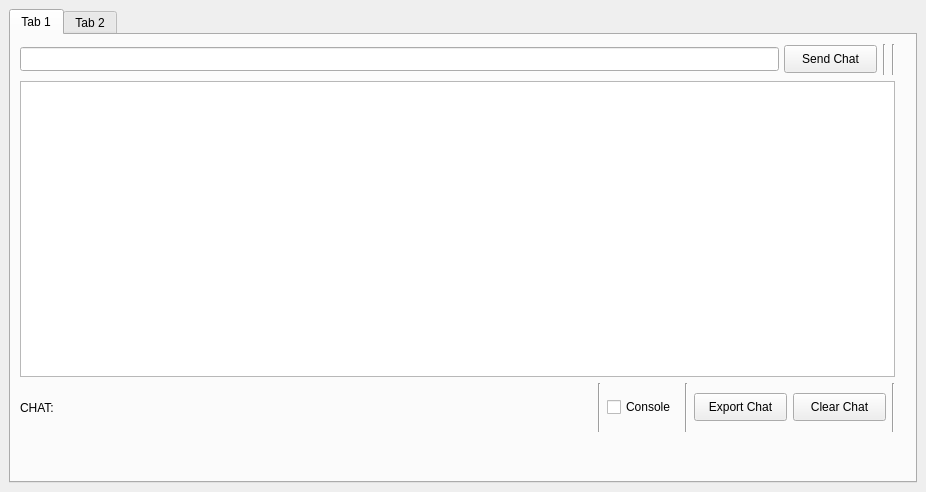
<?xml version="1.0" encoding="UTF-8"?>
<ui version="4.0">
 <class>GeoAgentDockWidgetBase</class>
 <widget class="QDockWidget" name="GeoAgentDockWidgetBase">
  <property name="geometry">
   <rect>
    <x>0</x>
    <y>0</y>
    <width>926</width>
    <height>492</height>
   </rect>
  </property>
  <property name="windowTitle">
   <string>Geo Agent</string>
  </property>
  <widget class="QWidget" name="dockWidgetContents">
   <layout class="QGridLayout" name="gridLayout">
    <item row="0" column="0">
     <widget class="QTabWidget" name="tabWidget">
      <property name="sizePolicy">
       <sizepolicy hsizetype="Expanding" vsizetype="Expanding">
        <horstretch>0</horstretch>
        <verstretch>0</verstretch>
       </sizepolicy>
      </property>
      <property name="minimumSize">
       <size>
        <width>904</width>
        <height>444</height>
       </size>
      </property>
      <property name="currentIndex">
       <number>0</number>
      </property>
      <widget class="QWidget" name="Chat_UI">
       <property name="sizePolicy">
        <sizepolicy hsizetype="Preferred" vsizetype="Preferred">
         <horstretch>0</horstretch>
         <verstretch>0</verstretch>
        </sizepolicy>
       </property>
       <property name="maximumSize">
        <size>
         <width>893</width>
         <height>406</height>
        </size>
       </property>
       <attribute name="title">
        <string>Tab 1</string>
       </attribute>
       <layout class="QGridLayout" name="gridLayout_2">
        <item row="0" column="0">
         <layout class="QHBoxLayout" name="horizontalLayout">
          <item>
           <widget class="QLineEdit" name="Question_box">
            <property name="sizePolicy">
             <sizepolicy hsizetype="Expanding" vsizetype="Fixed">
              <horstretch>0</horstretch>
              <verstretch>0</verstretch>
             </sizepolicy>
            </property>
            <property name="minimumSize">
             <size>
              <width>759</width>
              <height>24</height>
             </size>
            </property>
           </widget>
          </item>
          <item>
           <widget class="QPushButton" name="pushButton">
            <property name="minimumSize">
             <size>
              <width>93</width>
              <height>28</height>
             </size>
            </property>
            <property name="text">
             <string>Send Chat</string>
            </property>
           </widget>
          </item>
          <item>
           <widget class="Line" name="line_3">
            <property name="minimumSize">
             <size>
              <width>3</width>
              <height>31</height>
             </size>
            </property>
            <property name="orientation">
             <enum>Qt::Vertical</enum>
            </property>
           </widget>
          </item>
          <item>
           <widget class="Line" name="line_2">
            <property name="minimumSize">
             <size>
              <width>3</width>
              <height>31</height>
             </size>
            </property>
            <property name="orientation">
             <enum>Qt::Vertical</enum>
            </property>
           </widget>
          </item>
         </layout>
        </item>
        <item row="1" column="0">
         <widget class="QTextBrowser" name="textBrowser">
          <property name="sizePolicy">
           <sizepolicy hsizetype="Expanding" vsizetype="Expanding">
            <horstretch>0</horstretch>
            <verstretch>0</verstretch>
           </sizepolicy>
          </property>
         </widget>
        </item>
        <item row="2" column="0">
         <layout class="QHBoxLayout" name="horizontalLayout_2">
          <item>
           <widget class="QLabel" name="label">
            <property name="sizePolicy">
             <sizepolicy hsizetype="Minimum" vsizetype="Preferred">
              <horstretch>0</horstretch>
              <verstretch>0</verstretch>
             </sizepolicy>
            </property>
            <property name="minimumSize">
             <size>
              <width>37</width>
              <height>49</height>
             </size>
            </property>
            <property name="text">
             <string>CHAT:</string>
            </property>
           </widget>
          </item>
          <item>
           <spacer name="horizontalSpacer">
            <property name="minimumSize">
             <size>
              <width>526</width>
              <height>49</height>
             </size>
            </property>
            <property name="orientation">
             <enum>Qt::Horizontal</enum>
            </property>
            <property name="sizeHint" stdset="0">
             <size>
              <width>40</width>
              <height>20</height>
             </size>
            </property>
           </spacer>
          </item>
          <item>
           <widget class="Line" name="line_9">
            <property name="minimumSize">
             <size>
              <width>3</width>
              <height>31</height>
             </size>
            </property>
            <property name="orientation">
             <enum>Qt::Vertical</enum>
            </property>
           </widget>
          </item>
          <item>
           <widget class="QCheckBox" name="chatgpt_python_console">
            <property name="minimumSize">
             <size>
              <width>72</width>
              <height>20</height>
             </size>
            </property>
            <property name="text">
             <string>Console</string>
            </property>
           </widget>
          </item>
          <item>
           <widget class="Line" name="line_7">
            <property name="minimumSize">
             <size>
              <width>3</width>
              <height>31</height>
             </size>
            </property>
            <property name="orientation">
             <enum>Qt::Vertical</enum>
            </property>
           </widget>
          </item>
          <item>
           <widget class="QPushButton" name="export_ans">
            <property name="minimumSize">
             <size>
              <width>93</width>
              <height>28</height>
             </size>
            </property>
            <property name="focusPolicy">
             <enum>Qt::NoFocus</enum>
            </property>
            <property name="text">
             <string>Export Chat</string>
            </property>
           </widget>
          </item>
          <item>
           <widget class="QPushButton" name="clear_ans">
            <property name="minimumSize">
             <size>
              <width>93</width>
              <height>28</height>
             </size>
            </property>
            <property name="focusPolicy">
             <enum>Qt::NoFocus</enum>
            </property>
            <property name="text">
             <string>Clear Chat</string>
            </property>
           </widget>
          </item>
          <item>
           <widget class="Line" name="line_8">
            <property name="minimumSize">
             <size>
              <width>3</width>
              <height>31</height>
             </size>
            </property>
            <property name="orientation">
             <enum>Qt::Vertical</enum>
            </property>
           </widget>
          </item>
         </layout>
        </item>
       </layout>
      </widget>
      <widget class="QWidget" name="Parameters_tab">
       <property name="sizePolicy">
        <sizepolicy hsizetype="Preferred" vsizetype="Preferred">
         <horstretch>0</horstretch>
         <verstretch>0</verstretch>
        </sizepolicy>
       </property>
       <property name="maximumSize">
        <size>
         <width>893</width>
         <height>406</height>
        </size>
       </property>
       <attribute name="title">
        <string>Tab 2</string>
       </attribute>
       <layout class="QGridLayout" name="gridLayout_3">
        <item row="0" column="0">
         <layout class="QVBoxLayout" name="verticalLayout">
          <item>
           <layout class="QHBoxLayout" name="horizontalLayout_3">
            <item>
             <widget class="QLabel" name="Models">
              <property name="minimumSize">
               <size>
                <width>430</width>
                <height>33</height>
               </size>
              </property>
              <property name="toolTip">
               <string>The model which will generate the completion.</string>
              </property>
              <property name="text">
               <string>&lt;a href=&quot;https://platform.openai.com/docs/models/overview&quot;&gt;Models &lt;/a&gt;:   </string>
              </property>
              <property name="openExternalLinks">
               <bool>true</bool>
              </property>
             </widget>
            </item>
            <item>
             <widget class="QComboBox" name="model">
              <property name="sizePolicy">
               <sizepolicy hsizetype="Preferred" vsizetype="Fixed">
                <horstretch>0</horstretch>
                <verstretch>0</verstretch>
               </sizepolicy>
              </property>
              <property name="minimumSize">
               <size>
                <width>430</width>
                <height>22</height>
               </size>
              </property>
              <property name="focusPolicy">
               <enum>Qt::WheelFocus</enum>
              </property>
              <property name="sizeAdjustPolicy">
               <enum>QComboBox::AdjustToContents</enum>
              </property>
              <item>
               <property name="text">
                <string>text-davinci-003</string>
               </property>
              </item>
              <item>
               <property name="text">
                <string>gpt-4</string>
               </property>
              </item>
              <item>
               <property name="text">
                <string>gpt-3.5-turbo</string>
               </property>
              </item>
              <item>
               <property name="text">
                <string>gpt-3.5-turbo-0301</string>
               </property>
              </item>
              <item>
               <property name="text">
                <string>text-curie-001</string>
               </property>
              </item>
              <item>
               <property name="text">
                <string>text-babbage-001</string>
               </property>
              </item>
              <item>
               <property name="text">
                <string>text-ada-001</string>
               </property>
              </item>
              <item>
               <property name="text">
                <string>code-davinci-002</string>
               </property>
              </item>
              <item>
               <property name="text">
                <string>code-cushman-001</string>
               </property>
              </item>
              <item>
               <property name="text">
                <string>claude-3-5-sonnet-20241022</string>
               </property>
              </item>
              <item>
               <property name="text">
                <string>claude-3-5-haiku-20241022</string>
               </property>
              </item>
              <item>
               <property name="text">
                <string>claude-3-opus-20240229</string>
               </property>
              </item>
              <item>
               <property name="text">
                <string>claude-3-sonnet-20240229</string>
               </property>
              </item>
              <item>
               <property name="text">
                <string>claude-3-haiku-20240307</string>
               </property>
              </item>
             </widget>
            </item>
           </layout>
          </item>
          <item>
           <layout class="QHBoxLayout" name="horizontalLayout_4">
            <item>
             <widget class="QLabel" name="label_2">
              <property name="minimumSize">
               <size>
                <width>105</width>
                <height>34</height>
               </size>
              </property>
              <property name="toolTip">
               <string>If you want, you can use your API key.</string>
              </property>
              <property name="text">
               <string>&lt;a href=&quot;https://platform.openai.com/account/api-keys&quot;&gt;Use your API key:&lt;/a&gt; </string>
              </property>
              <property name="wordWrap">
               <bool>true</bool>
              </property>
              <property name="openExternalLinks">
               <bool>true</bool>
              </property>
             </widget>
            </item>
            <item>
             <widget class="QgsPasswordLineEdit" name="custom_apikey">
              <property name="minimumSize">
               <size>
                <width>755</width>
                <height>24</height>
               </size>
              </property>
             </widget>
            </item>
           </layout>
          </item>
          <item>
           <layout class="QHBoxLayout" name="horizontalLayout_5">
            <item>
             <widget class="QLabel" name="claude_label">
              <property name="minimumSize">
               <size>
                <width>94</width>
                <height>33</height>
               </size>
              </property>
              <property name="toolTip">
               <string>Claude API key for Anthropic models</string>
              </property>
              <property name="text">
               <string>&lt;a href=&quot;https://console.anthropic.com/&quot;&gt;Claude API key:&lt;/a&gt; </string>
              </property>
              <property name="wordWrap">
               <bool>true</bool>
              </property>
              <property name="openExternalLinks">
               <bool>true</bool>
              </property>
             </widget>
            </item>
            <item>
             <widget class="QgsPasswordLineEdit" name="claude_apikey">
              <property name="minimumSize">
               <size>
                <width>766</width>
                <height>24</height>
               </size>
              </property>
             </widget>
            </item>
           </layout>
          </item>
          <item>
           <spacer name="verticalSpacer_2">
            <property name="minimumSize">
             <size>
              <width>869</width>
              <height>255</height>
             </size>
            </property>
            <property name="orientation">
             <enum>Qt::Vertical</enum>
            </property>
            <property name="sizeType">
             <enum>QSizePolicy::Fixed</enum>
            </property>
            <property name="sizeHint" stdset="0">
             <size>
              <width>866</width>
              <height>255</height>
             </size>
            </property>
           </spacer>
          </item>
         </layout>
        </item>
       </layout>
      </widget>
     </widget>
    </item>
   </layout>
  </widget>
 </widget>
 <customwidgets>
  <customwidget>
   <class>QgsPasswordLineEdit</class>
   <extends>QLineEdit</extends>
   <header>qgspasswordlineedit.h</header>
  </customwidget>
 </customwidgets>
 <resources/>
 <connections/>
</ui>
